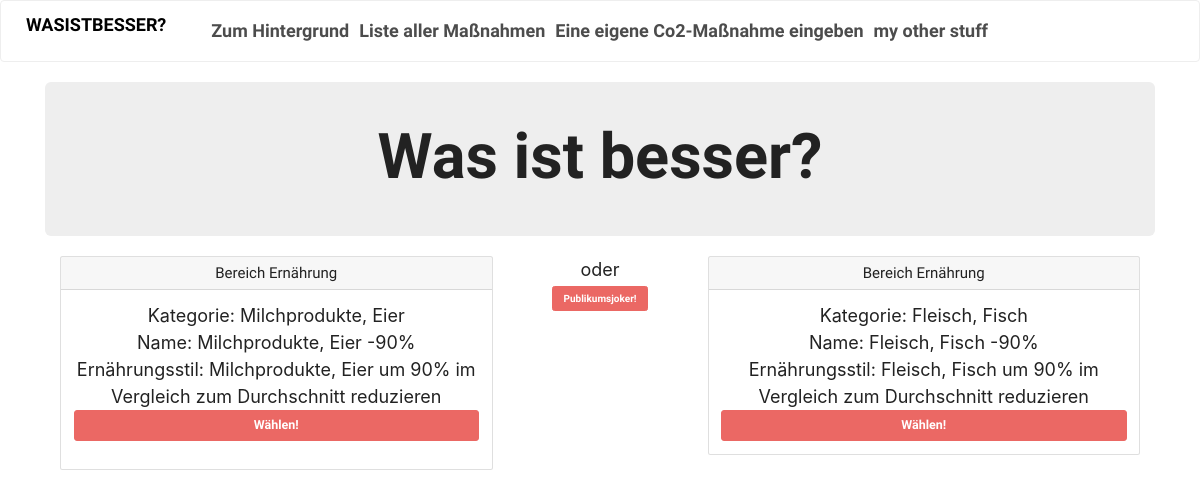
/index, run on the app's committed database.
### app/models.py (models this page shows, shortened)
class Action(db.Model):
    id = db.Column(db.Integer, primary_key=True)
    name = db.Column(db.String, index=True, unique=True)
    sector = db.Column(db.String, index=True)
    category = db.Column(db.String, index=True)
    reduction_factor = db.Column(db.Float, index=True)
    savings = db.Column(db.Float, index=True)
    description = db.Column(db.String, index=True)
    solution_text = db.Column(db.String, index=True)
    reference = db.Column(db.String, index=True)
    comment = db.Column(db.String)
    def __lt__(self, other):
        return self.savings < other.savings
    def __eq__(self, other):
        if other == None:
            return False
        return self.savings == other.savings
    def __repr__(self):
        return f"<Action {self.id}: {self.name}>"

### app/routes.py (the view)
@app.route('/index')
def index():
    reset_guess()
    return render_template("guess.html", app=app)

### app/__init__.py (called while the page is built)
@app.teardown_appcontext
def shutdown_session(exception=None):
    db.session.remove()

### app/models.py (called while the page is built)
    def __eq__(self, other):
        if type(other) != type(self):
            return False
        elif (self.action1 == other.action1 and self.action2 == other.action2) \
                or (self.action1 == other.action2 and self.action2 == other.action1):
            return True
        else:
            return False

    def __repr__(self):
        return f"<Comparison {self.id}: {self.action1} {self.votes_1} : {self.votes_2} {self.action2}>"

### app/routes.py (called while the page is built)
def reset_guess():
    if Action.query.all():
        app.action1, app.action2 = sample(Action.query.all(), 2)
        app.guess = None
        app.correct = max(app.action1, app.action2)
        app.comparison = None
        new_comp = Comparison(action1=app.action1, action2=app.action2)
        for comp in db.session.query(Comparison).all():
            if new_comp == comp:
                app.comparison = comp
                flash(f"found {app.comparison}")
        if app.comparison is None:
            db.session.add(new_comp)
            db.session.commit()
            app.comparison = db.session.query(Comparison).all()[-1]
            flash(f"added {app.comparison}")
    else:
        app.action1, app.action2 = None, None
        app.comparison = None

### app/templates/guess.html (shortened to what this page needs)
{%  extends "index.html" %}
{% block guess_content %}
    {% if app.action1 and app.action2 %}
        <div class="container" style="font-size: large">
            <div class="card-deck text-center">
            {% if app.guess == app.action1 and app.action1 >= app.action2 %}
                <div class="card text-white bg-success box-shadow" style="width: 6rem;">
            {%  elif app.guess == app.action1 and app.action1 <= app.action2 %}
                <div class="card text-white bg-danger box-shadow" style="width:6rem;">
            {% elif app.guess == app.action2 and app.guess == app.correct %}
                <div class="card border-danger box-shadow" style="width:6rem;">
            {% elif app.guess == app.action2 and app.guess != app.correct %}
                <div class="card border-success box-shadow" style="width:6rem;">
            {% else %}
                <div class="card box-shadow" style="width:6rem;">
            {% endif %}
                    {% include "action_left.html"%}
                </div>
            <div class="col col-sm-2 text-center" style="font-size: large">
            {% if app.guess == None %}
                <p>oder <br>
                <a href="#joker" data-toggle="collapse" class="btn text-center btn-primary" role="button" aria-expanded="false" aria-controls="joker">
                    Publikumsjoker!
                </a></p>
            {% elif app.guess == app.correct %}
                <div  style="color: chartreuse; text-blink: true">RICHTIG!</div>
                <a href="{{ url_for("index") }}" class="btn btn-primary btn-lg" role="button">Nochmal!</a>
            {% else %}
                <div  style="color: red">Falsch!</div>
                <a href="{{ url_for("index") }}" class="btn btn-primary btn-lg" role="button">Nochmal!</a>
            {% endif %}
            </div>
            {% if app.guess == app.action2 and app.action2 >= app.action1 %}
                <div class="card mb-4 text-white bg-success box-shadow" style="width:6rem;">
            {%  elif app.guess == app.action2 and app.action2 <= app.action1 %}
                <div class="card mb-4 text-white bg-danger box-shadow" style="width:6rem;">
            {% elif app.guess == app.action1 and app.guess == app.correct %}
                <div class="card mb-4 border-danger box-shadow" style="width:6rem;">
            {% elif app.guess == app.action1 and app.guess != app.correct %}
                <div class="card mb-4 border-success box-shadow" style="width:6rem;">
            {% else %}
                <div class="card mb-4 box-shadow" style="width:6rem;">
            {% endif %}
                {% include "action_right.html"%}
                </div>
            </div>
        </div>
    {% else %}
        <h1> action1 or action2 missing!</h1>
    {% endif %}
{%  endblock %}

### app/templates/index.html
{%  extends "base.html" %}
{% block app_content %}
    <div class="jumbotron text-center">
        <h1>Was ist besser?</h1>
    </div>
{% block guess_content%} {% endblock %}
{%  endblock %}

### app/templates/base.html (shortened to what this page needs)
{% extends 'bootstrap/base.html' %}
{% import 'bootstrap/wtf.html' as wtf %}
{% block styles %}
{{super()}}
    <link href="https://getbootstrap.com/docs/4.0/examples/pricing/pricing.css" rel="stylesheet">
    <link href="https://stackpath.bootstrapcdn.com/bootswatch/4.5.0/journal/bootstrap.min.css" rel="stylesheet">
{% endblock %}
{% block navbar %}
    <nav class="navbar navbar-expand-lg navbar-light bg-light">
            <div class="navbar-header">
                <a class="navbar-brand" href="{{ url_for("index") }}">WasIstBesser?</a>
            </div>
            <div id="navbarColor03" class="collapse navbar-collapse">
                <ul class="navbar-nav mr-auto">
                    <li><a class="nav-link" href="{{ url_for("landing") }}">Zum Hintergrund</a> </li>
                    <li><a class="nav-link" href="{{ url_for("actions") }}">Liste aller Maßnahmen</a> </li>
                    <li><a class="nav-link" href="{{ url_for("submit") }}">Eine eigene Co2-Maßnahme eingeben</a> </li>
                    <li><a class="nav-link" target="_blank" href="https://simonschaluppe.org">my other stuff</a> </li>
                </ul>
            </div>
    </nav>
{% endblock %}
{% block content %}
    <div class="container">
        {% block app_content %}{% endblock %}
    </div>
{% endblock %}

### app/templates/action_left.html (shortened to what this page needs)
<div class="card-header">
    <h4 class="my-0 font-weight-normal"> Bereich {{ app.action1.sector }} </h4>
</div>
<div class="card-body">
    Kategorie: {{ app.action1.category }}<br>
    Name: {{ app.action1.name }}<br>
    {{ app.action1.description }}
{% if app.guess == None %}
    <br/>
    <a href="{{ url_for("guess_left") }}" class="btn btn-lg btn-block btn-primary" role="button">Wählen!</a>
{%  endif %}
</div>

### app/templates/action_right.html (shortened to what this page needs)
<div class="card-header">
    <h4 class="my-0 font-weight-normal"> Bereich {{ app.action2.sector }} </h4>
</div>
<div class="card-body">
    Kategorie: {{ app.action2.category }}<br>
    Name: {{ app.action2.name }}<br>
    {{ app.action2.description }}
{% if app.guess == None %}
    <br/>
    <a href="{{ url_for("guess_right") }}" class="btn btn-lg btn-block btn-primary" role="button">Wählen!</a>
{%  endif %}
</div>

### data on the page
Action: action1.sector "Ernährung", action1.category "Milchprodukte, Eier", action1.name "Milchprodukte, Eier -90%", action1.description "Ernährungsstil: Milchprodukte, Eier um 90% im Vergleich zum Durchschnitt reduzieren"
Action: action2.sector "Ernährung", action2.category "Fleisch, Fisch", action2.name "Fleisch, Fisch -90%", action2.description "Ernährungsstil: Fleisch, Fisch um 90% im Vergleich zum Durchschnitt reduzieren"
